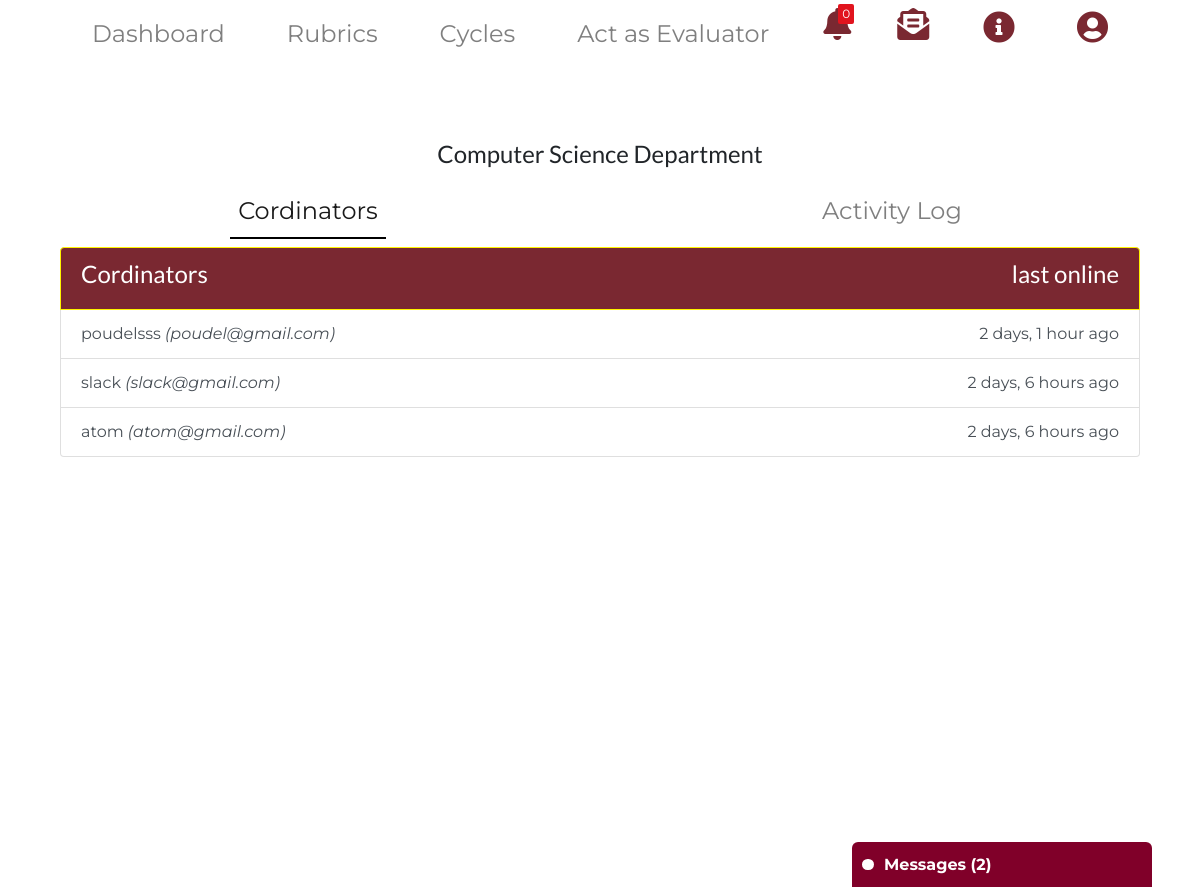
The page /department_view/8 (signed in) on the database as committed earlier.
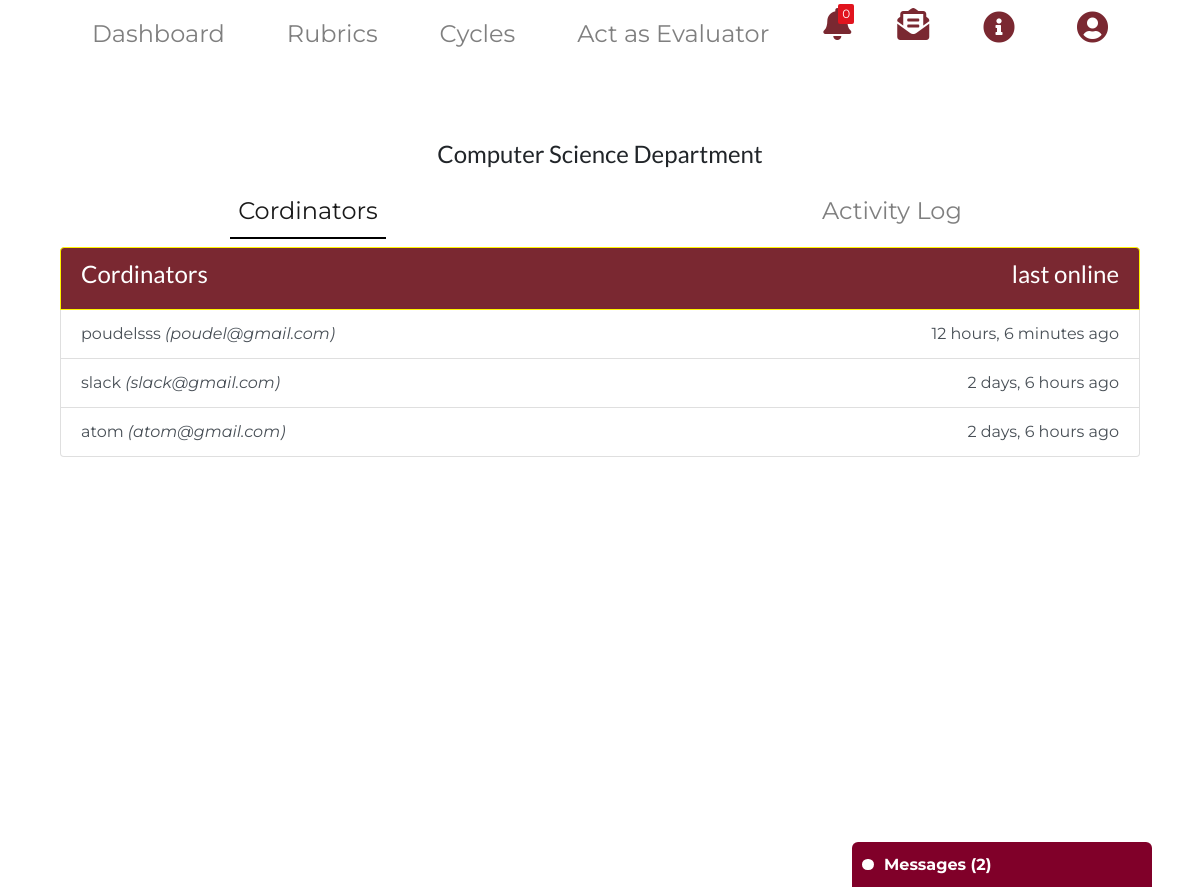
The same page on the database as committed later.
### main/models.py (models this page shows)
class CoOrdinator(models.Model):
    name = models.CharField(max_length=100)
    email = models.CharField(max_length=200)
    department = models.CharField(max_length=200)
    dept = models.ForeignKey(Department, null=True, on_delete=models.CASCADE)
    last_online = models.DateTimeField(null=True)

### main/views.py (the view)
# urls.py: path('department_view/<int:cordinator_id>', views.department_view, name="department_view"),
def department_view(request, cordinator_id):
    cordinator = CoOrdinator.objects.get(id=cordinator_id)
    dept = cordinator.dept
    department_name = cordinator.department
    print(dept)
    cordinators = CoOrdinator.objects.filter(dept=dept)
    print(cordinators)
    for logs in Log.objects.filter(subject=dept):
        for co in cordinators:
            if(logs.cor==co.email):
                CoOrdinator.objects.filter(id=co.id).update(last_online=logs.created_at)
    context = {'cordinator':cordinator, 'dept_id':dept.id, 'list_dept':'active', 'cordinators':cordinators
    , 'notification_count' : Notification.objects.filter(read=False, to=request.user.email).count(),
    'notifications' : Notification.objects.filter(read=False, to=request.user.email).order_by('-created_at' ),
     'msgs_count': Broadcast.objects.filter(receiver=request.user.email, read=False).order_by('-sent_at').count(),
    'msgs':Broadcast.objects.filter(receiver=request.user.email).order_by('-sent_at'), 'department_name':department_name}
    return render(request, 'main/department_view.html', context)

### main/templates/main/department_view.html (shortened to what this page needs)
{% extends  'main/adminbase.html' %}
{%load static%}
{%block body_block%}
<br>
<br>
<h4 class = "text-center">{{department_name}} Department </h4>
<nav class="navbar sticky-top navbar-expand-lg  navbar-light ">
<div class="collapse navbar-collapse" id="navbarTogglerDemo04">
  <ul class="navbar-nav w-100 mr-auto mt-2 mt-lg-0 justify-content-around">
    <li class="nav-item {{list_dept}}" >
      <a class="nav-link" href="" >Cordinators</a>
    </li>
    <li class="nav-item {{log_dept}}" >
      <a class="nav-link" href="{%url 'main:dept_log' dept_id %}"> Activity Log</a>
    </li>
    </ul>
  </div>
</nav>
<div class = "container">
  <div class = "container-fluid">
    <ul class="list-group" style = "overflow-y:auto; height: 80vh;">
      <li class="list-group-item  list-group-item-action active  d-flex justify-content-between"><span> <h4>Cordinators</h4> </span>
        <span><h4>last online</h4></span>
      </li>
      {%for co in cordinators%}
        <a href= "#" class="list-group-item list-group-item-action d-flex justify-content-between"><span>{{co.name}} <em>({{co.email}})</em></span>
          {%if co.last_online%}
           {{co.last_online|timesince}} ago
          {%endif%}
         </a>
  {%endfor%}
</ul>
{%endblock%}

Rows that differ between the two databases and show on the page:
changed CoOrdinator "poudelsss": last_online "2 days, 1 hour" → "12 hours, 6 minutes"
